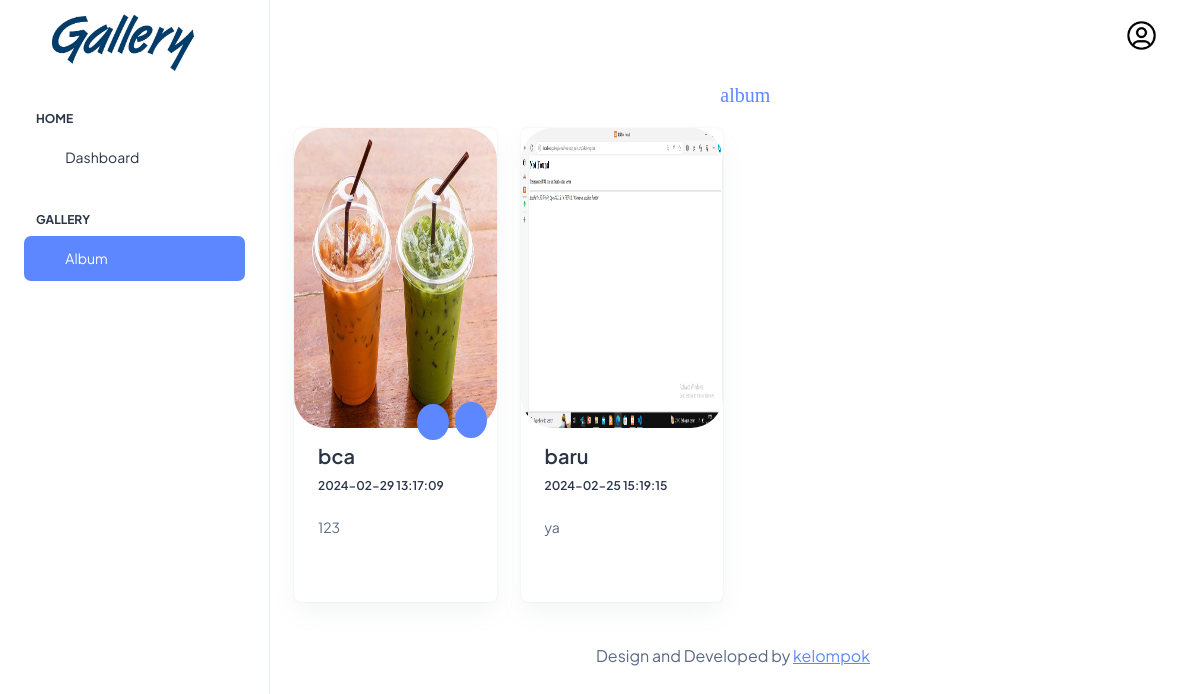
/views/album.php (signed in), run on the app's committed database.
### tables this page shows
CREATE TABLE `album` (
  `albumid` int(11) NOT NULL,
  `namaalbum` varchar(255) NOT NULL,
  `deskripsi` text NOT NULL,
  `tanggaldibuat` datetime NOT NULL,
  `photo` text NOT NULL,
  `userid` int(11) NOT NULL
);

### controllers/c_conn.php (called while the page is built)
<?php
class c_conn {
    public function conn() {
        $conn = mysqli_connect("localhost", "root", "", "gallery");
        return $conn;
    }
}

### controllers/c_album.php (called while the page is built, shortened)
<?php
include_once "c_conn.php";
class c_album{
    public function read(){
        $conn = new c_conn();
        $query = "SELECT * FROM album ORDER BY albumid DESC";
        $data = mysqli_query($conn->conn(), $query);
        while ($row = mysqli_fetch_object($data)) {
            $rows[] = $row;
        }
    if (!empty($rows)) {
        return $rows;
    }
    }
}
?>

### views/album.php (the view, shortened to what this page needs)
<?php
include_once "template/header.php";
include_once "../controllers/c_album.php";
include_once "template/sidebar.php";
$baru = new c_album();
?>
 <div class="container-fluid">
 <div class="page-header d-flex align-items-center">
      <div class="container position-relative">
        <div class="row d-flex justify-content-center">
          <div class="col-lg-6 text-center">
                <a class="cta-btn" href="tambahalbum.php"><i class="ti ti-plus fs-6"> album</i></a>
                 </div>
              </div>
            </div>
         </div>
         <br>
        <div class="row">
        <?php if (empty($baru->read())) {
          echo'<h3 class="text-secondary">  tidak memiliki Album';
        }else{ ?>
          <?php foreach ($baru->read() as $read) : ?>
          <div class="col-sm-6 col-xl-3">
            <div class="card overflow-hidden rounded-2">
              <div class="position-relative">
              <?php
               if($_SESSION['userid'] == $read->userid){
                 ?>
               <a href="editalbum.php?albumid=<?= $read->albumid?>" class="bg-primary rounded-circle p-2 text-white d-inline-flex position-absolute bottom-0 end-0 mb-n6 me-5" data-bs-toggle="tooltip" data-bs-placement="" data-bs-title=""><i class="ti ti-pencil fs-6"></i></a>
               <a href="../routers/r_album.php?albumid=<?= $read->albumid ?>&aksi=delete"onclick="return confirm('Yakin ingin menghapus data ini?')"class="bg-primary rounded-circle p-2 text-white d-inline-flex position-absolute bottom-0 end-0 mb-n8 me-8" data-bs-toggle="tooltip" data-bs-placement="" data-bs-title=""><i class="ti ti-trash fs-6"></i></a>
               <?php
               }
               ?>
                <a href="foto.php?albumid=<?= $read->albumid ?>"><img src="../assets/images/<?= $read->photo ?>" height="300px" width="200px" class="card-img-top rounded-5" alt="..."></a>
              </div>
              <div class="card-body pt-3 p-4">
                <h6 class="fw-semibold fs-6"><?= $read->namaalbum?></h6>
                <h4 class="fw-semibold fs-2 mb-0"><?= $read->tanggaldibuat ?><span class="ms-2 fw-normal text-muted fs-3"></h4>
                <div class="d-flex align-items-center justify-content-between">
                  <ul class="list-unstyled d-flex align-items-center mb-0">
                  <p class="py-4">
                     <?= $read->deskripsi ?>
                    </p>
                  </ul>
                </div>
              </div>
            </div>
          </div>
          <?php endforeach; ?>
          <?php } ?>
</body>
</html>
<?php
include_once "template/footer.php";
?>

### data on the page
album: photo (picture), namaalbum "bca", tanggaldibuat "2024-02-29 13:17:09", deskripsi "123"
album: photo (picture), namaalbum "baru", tanggaldibuat "2024-02-25 15:19:15", deskripsi "ya"
